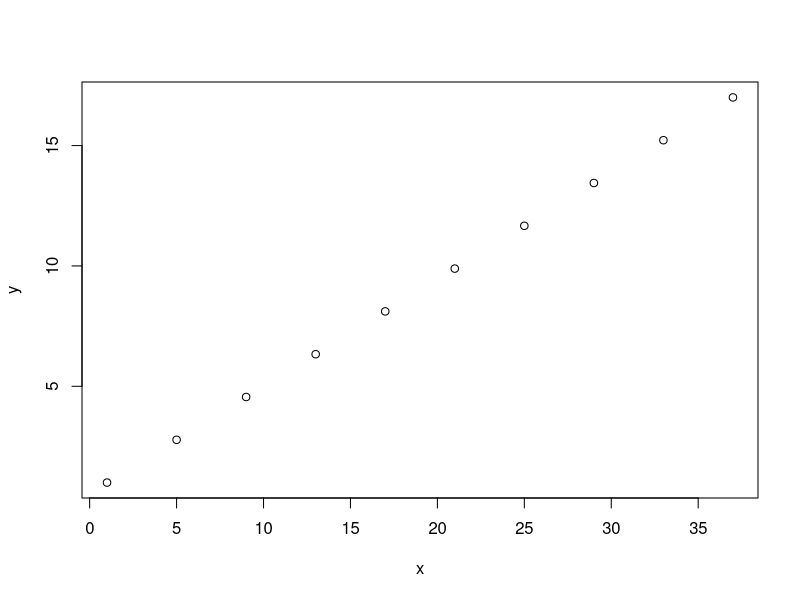
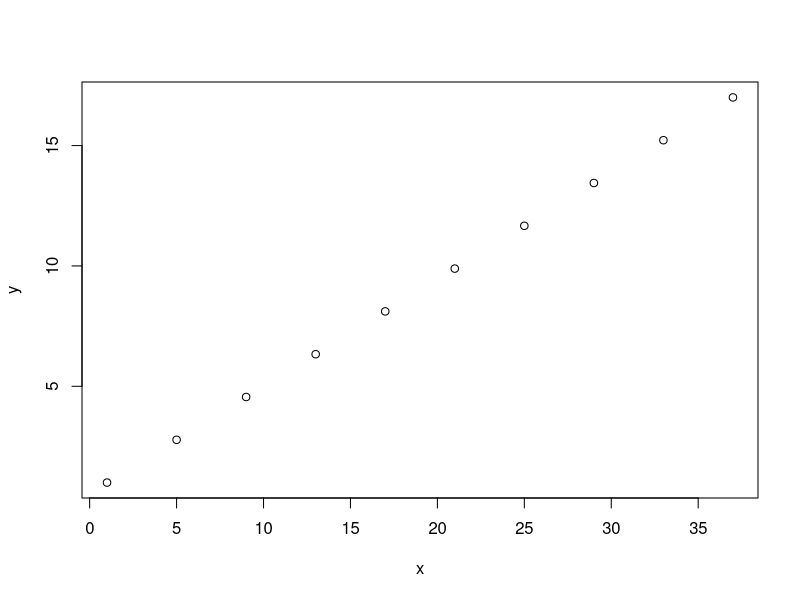
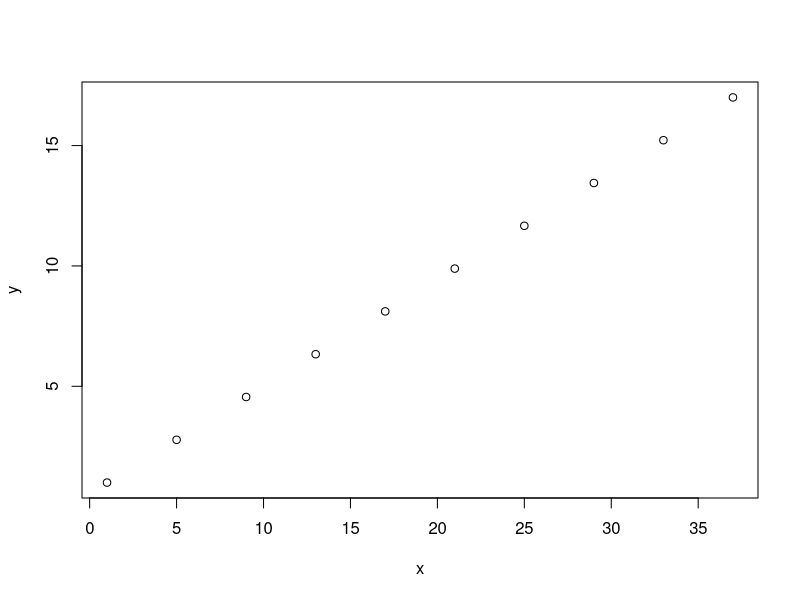
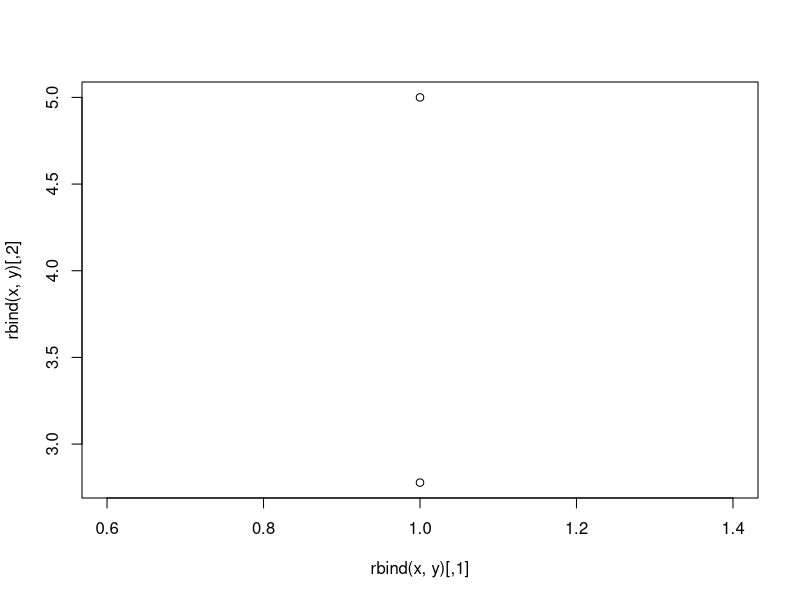
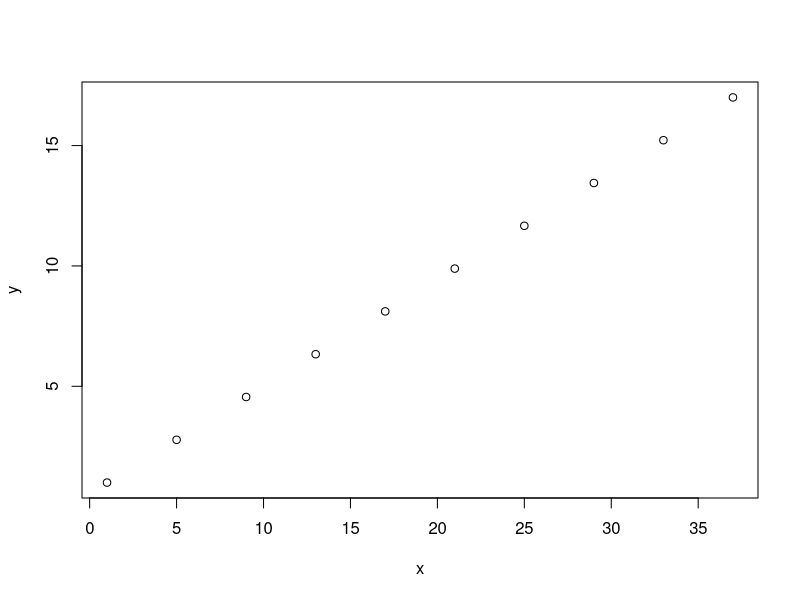
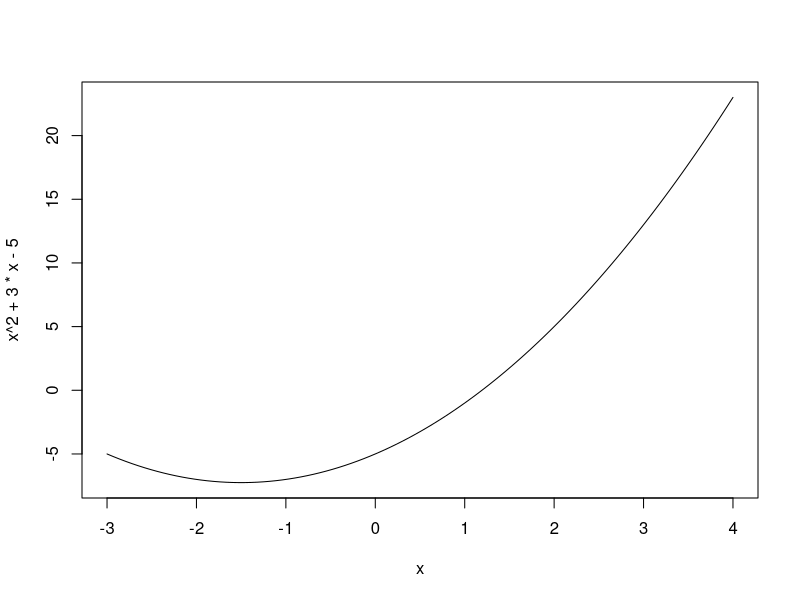
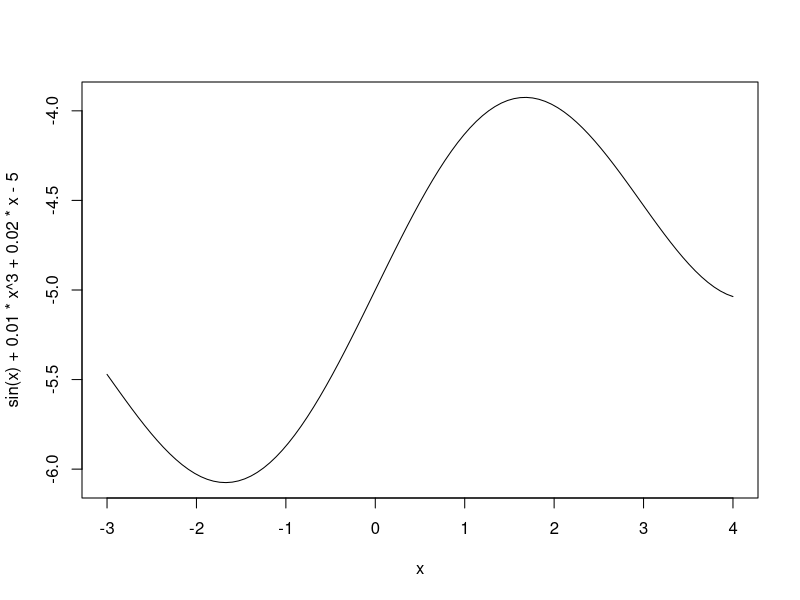

Reproduce these figures in R, in order.
#### laboratoria 1

### zad 1
sin(2 * pi)

cos(3/4)

tan(pi)

log(100, 10)

log(15)

log(1/7,7)

exp(3)

64^(1/3)

### zad 2
sum(c(1:10))

### zad 3
x <- seq(from=2,to=20,by=2)

# a)
length(x)

# b)
y <- rev(x)

# c)
x*x
x^2

# d)
sum(x*x)^(1/2)

# e)
t(x) %*% y

x %*% t(y)

### zad 4
seq(from=5,to=10, length.out = 13)

### zad 5
z1 <- rep(c(1,2),times=5)
z2 <- rep(c(1,2),each=5)

# a)
z1 + 4

# b)
z3 <- z2[-length(z2)]

# c)
c <- z1 + z3

# d)
z1[z1>1]

### zad 6
a <- c(1,3,6,2,7,4)

# a)
min(a)

# b)
which.min(a)

# c)
which(a>4)

# d)
sum(a)

# e)
sum(a^2)

# f)
sum(a^2)^(1/2)

# g)
a[3]

# h)
b = a[-4]

### zad 7

A = rbind(c(2,3,0),c(1,-1,2),c(1,1,-1))

# a)
A^2
A%*%A

# b)
t(A)
det(A)
solve(A)

# c)
A[3,]

### zad 8
x = seq(from=1,to=37,length.out = 10)
y = seq(from=1,to=17,length.out = 10)

# a)
plot(x,y)
help(plot)

# b)
plot(data.frame(x = x, y = y))

# c)
plot(cbind(x,y))

plot(rbind(x,y))
# nie dziala, trzeba transponowac rbind

plot(t(rbind(x,y)))

### zad 9
curve(x^2 + 3*x - 5, from = -3, to = 4)

curve(sin(x) + 0.01*x^3 + 0.02*x - 5, from = -3, to = 4)
